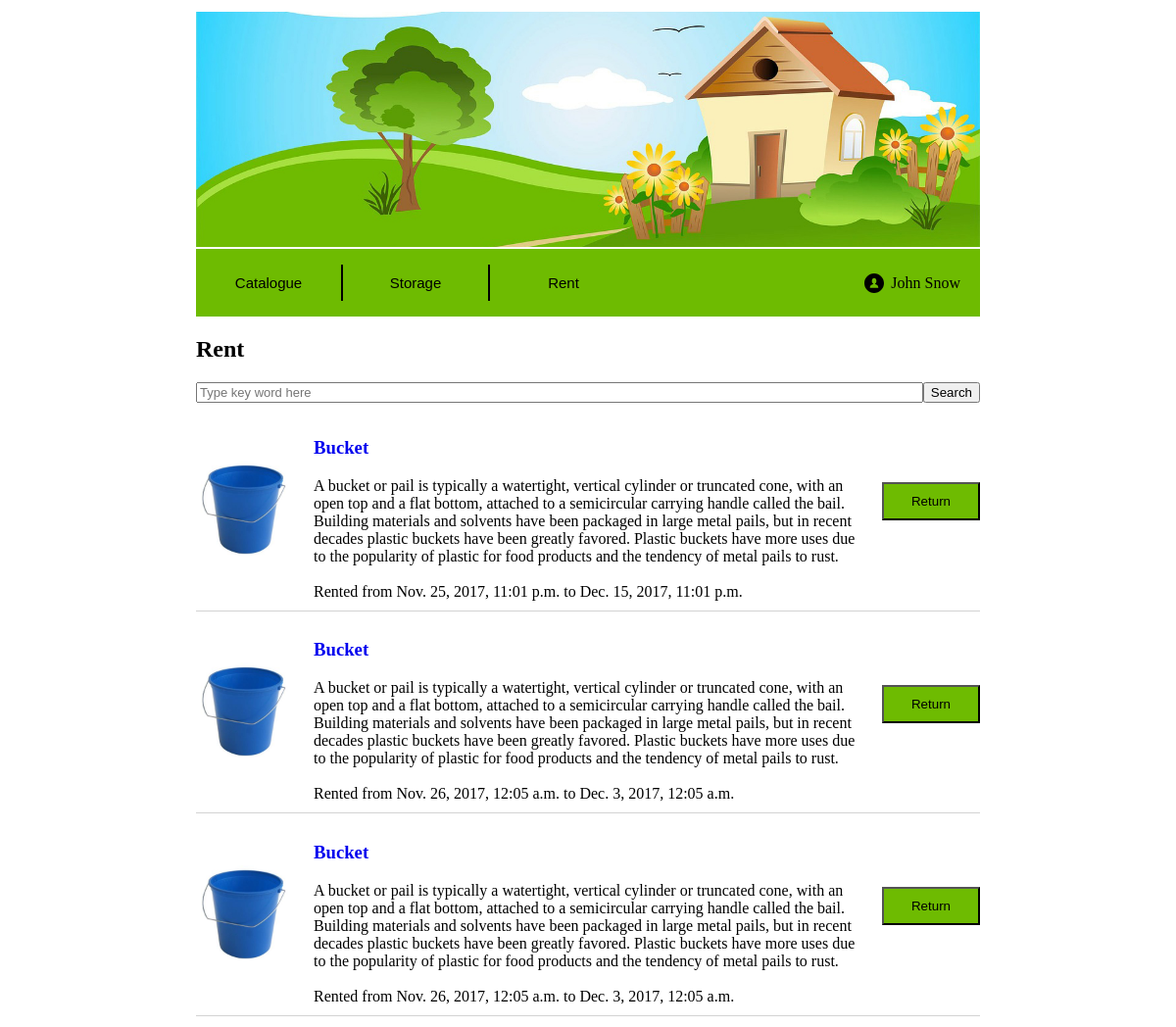
Before: /things/catalogue_rented with the older database file.
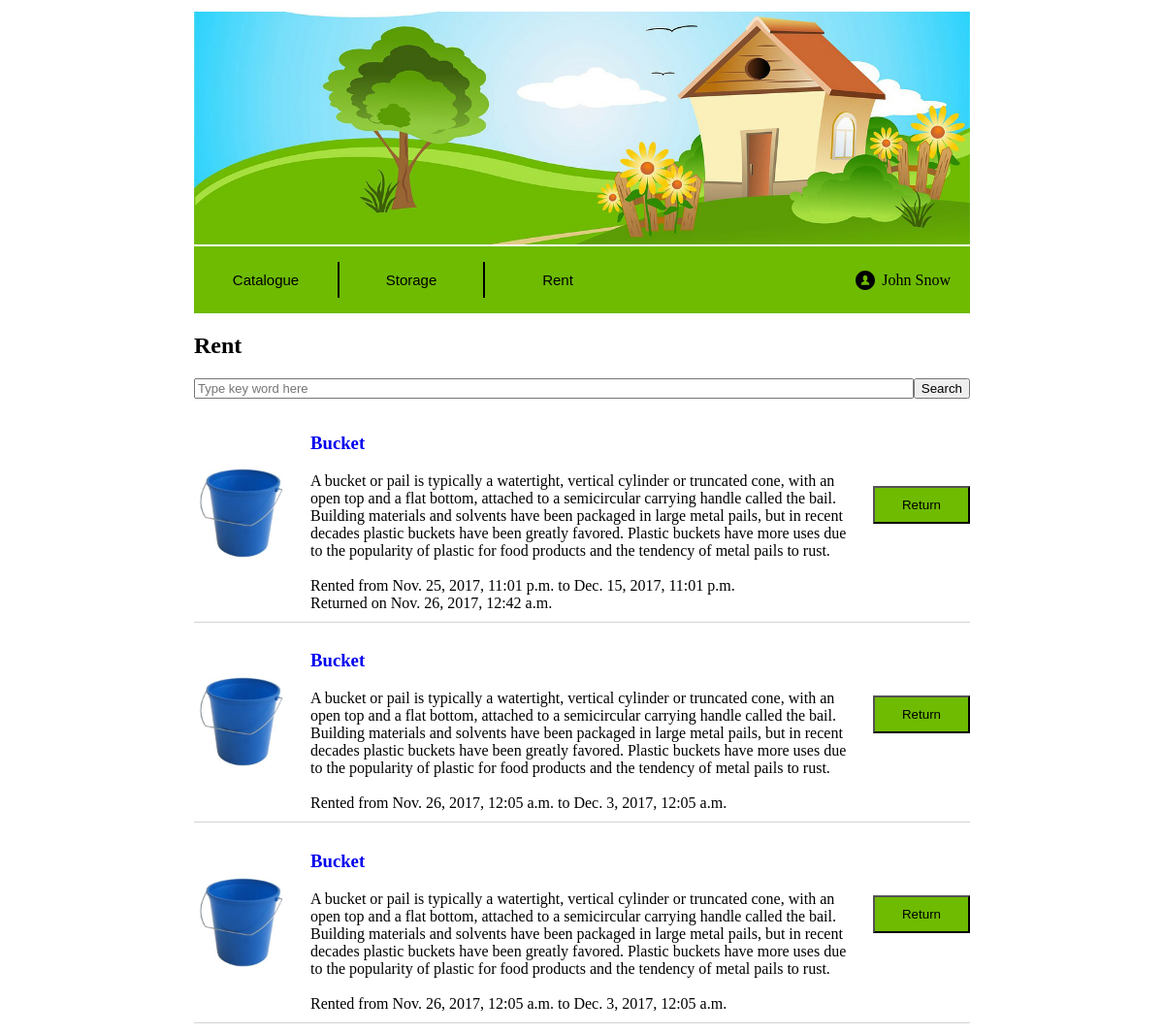
After: the same page with the newer database file.
### things/models.py (models this page shows, shortened)
class Reservation(models.Model):
    start_date = models.DateTimeField('start date of the reservation')
    end_date = models.DateTimeField('end date of the reservation')
    return_date = models.DateTimeField('date of return', blank=True, null=True)
    customer_id = models.ForeignKey(Customer)
    good_id = models.ForeignKey(Good)

class Good(models.Model):
    title = models.CharField('title', max_length=100)
    owner_id = models.ForeignKey(Customer)
    good_info = models.CharField('good info', max_length=1000)
    reservation_type = models.CharField('type', max_length=1, choices=RESERVATION_TYPES)
    image_path = models.CharField('image', max_length=200)
    status = models.CharField('status', max_length=1, choices=GOOD_STATUS)

### things/views.py (the view)
def catalogue_rented(request):
    customer = Customer.objects.get(pk=CUSTOMER_INDEX)
    items = Reservation.objects.filter(customer_id=customer)
    template = loader.get_template('things/catalogue_rented.html')
    return HttpResponse(template.render({'rented_items' : items}, request))

### things/templates/things/catalogue_rented.html (shortened to what this page needs)
{% extends "things/base.html" %}
{% block items_block %}
    <html lang="en">
    <head>
    </head>
    <body>
        <div><h2>Rent</h2></div>
        <form action="{% url 'search_rented' %}" method="get">
            <div class="search-flex-container">
                <input class="search" placeholder="Type key word here" type="text" name="search_field"></input>
                <div><button>Search</button></div>
            </div>
        </form>
        {% for item in rented_items %}
            {% include "things/rented_item.html" %}
        {% endfor %}
    </body>
    </html>
{% endblock %}

### things/templates/things/rented_item.html (shortened to what this page needs)
{% load staticfiles %}
<html lang="en">
<head>
</head>
<body>
    <div class="item" id="item_{{ item.good_id.pk }}" status="javascript:item_status">
        <div class="item-flex-container">
            <div class="item-picture">
                <img src={% static item.good_id.image_path %} height="100px">
            </div>
            <div class="item-info">
                <div class="item-title">
                    <a href="{% url 'item_rented_fullinfo' item.pk %}">
                        <h3>{{ item.good_id.title }}</h3>
                    </a>
                </div>
                <div class="item-description">
                    {{ item.good_id.good_info }}
                </div>
                <br>
                <div>Rented from {{ item.start_date }} to {{ item.end_date }}</div>
                {% if item.return_date %}
                    <div>Returned on {{ item.return_date }}</div>
                {% endif %}
            </div>
            <form action="{% url 'return_item' item.pk %}" method="post">
                <div><button class="item-button">Return</button></div>
            </form>
        </div>
    </div>
</body>
</html>

Changed rows visible on the page:
changed Reservation: return_date (not shown) → "Nov. 26, 2017, 12:42 a.m."
